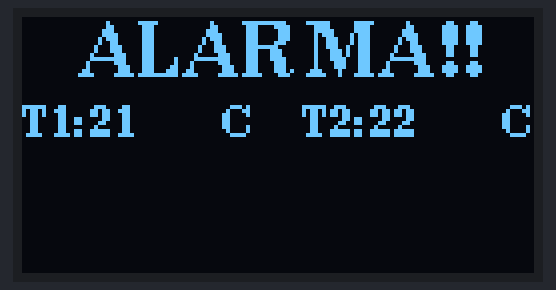
The sketch below on a simulated Arduino Uno, built with avr-gcc and run on an emulated ATmega328P. On the bench: 128×64 one-colour display. What the sketch prints to the serial monitor is not drawn.

Above: at 0.2 s.

The sketch:

oled.ino
```cpp
// Inclusion de librerias
#include <U8g2lib.h>

/* ----------------------------------------------------------------------------------------------------- */

// Definicion de constructores y variables globales

U8G2_SH1106_128X64_NONAME_F_HW_I2C u8g2(U8G2_R0, /* reset=*/ U8X8_PIN_NONE);

/* ----------------------------------------------------------------------------------------------------- */
void  printBMP_OLED(void );


void setup()
{
  Serial.begin(9600);
  Serial.println(F("OLED test"));
  u8g2.begin();
}

void loop()
{
 printBMP_OLED();
    delay(2000);
}

void printBMP_OLED(void)
{
    int temp1,temp2,temp3,temp4;
    temp1=21;
    temp2=22;
    char stringtemp1[5];
    char stringtemp2[5];
	  u8g2.clearBuffer();          // clear the internal memory

    u8g2.setFont(u8g2_font_ncenB14_tr); // choose a suitable font
    u8g2.drawStr(15,15,"ALARMA!!");  // write something to the internal memory
    u8g2.setFont(u8g2_font_ncenB08_tr); // choose a suitable font
    u8g2.drawStr(0,30,"T1: ");  // write something to the internal memory
    sprintf (stringtemp1, "%d" , temp1); ///convierto el valor float a string
    u8g2.drawStr(17,30,stringtemp1);
    u8g2.drawStr(50,30,"C");
    u8g2.drawStr(70,30,"T2: ");  // write something to the internal memory
    sprintf (stringtemp2, "%d" , temp2); ///convierto el valor float a string
    u8g2.drawStr(87,30,stringtemp2);
    u8g2.drawStr(120,30,"C");
    u8g2.sendBuffer();          // transfer internal memory to the display


}
```
